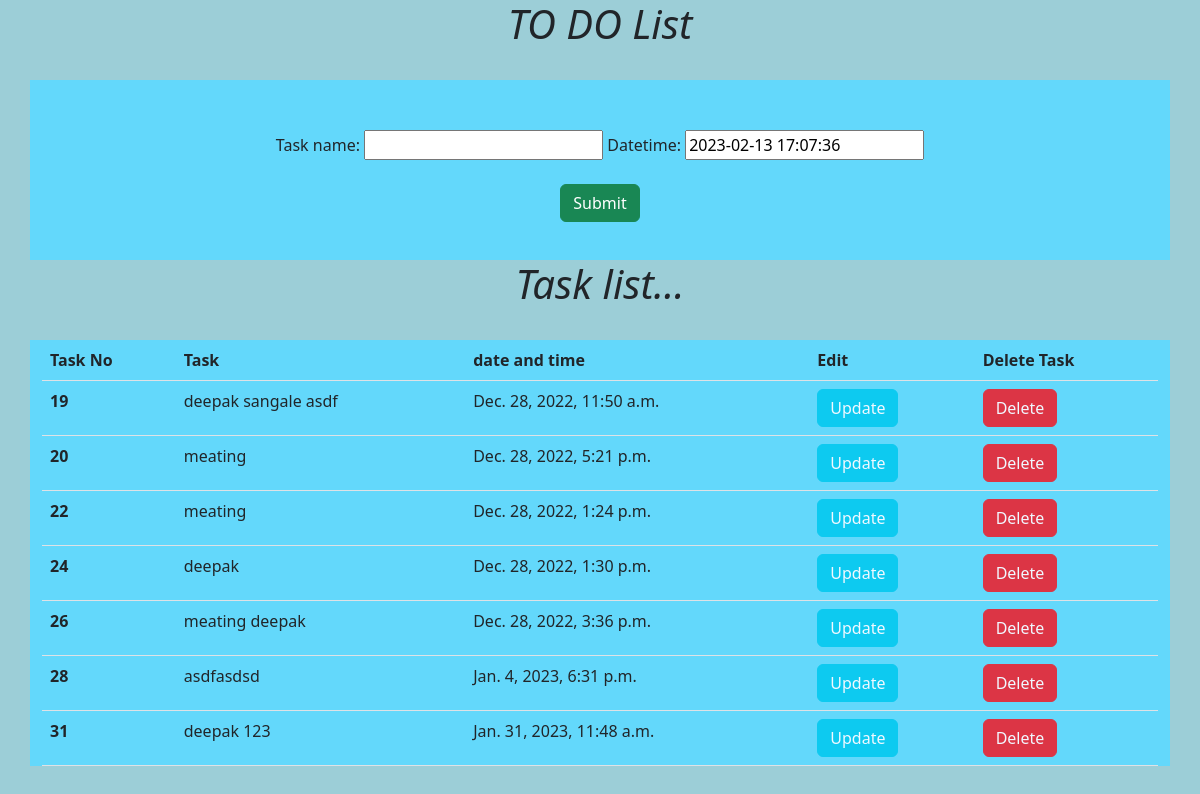
The page / on the database its author committed.
### applist/models.py (models this page shows, shortened)
class ModelClass(models.Model):
    task_name=models.CharField(max_length=100)
    datetime=models.DateTimeField(default=timezone.now)

### applist/views.py (the view)
# urls.py: path('',views.add_fun,name='add'),
def add_fun(request):
    all_task=models.ModelClass.objects.all()
    if request.POST:
        form=TaskForm(request.POST)
        if form.is_valid():
            form.save()
            return redirect(reverse('applist:add'))
    else:
        form=TaskForm()
        return render(request,'applist/add.html',context={'form':form,'all_task':all_task})

### applist/forms.py
class TaskForm(forms.ModelForm):
    class Meta():
        model=ModelClass
        fields="__all__"

### template/applist/add.html (shortened to what this page needs)
<!doctype html>
<html lang="en">
<head>
  <link href="https://cdn.jsdelivr.net/npm/bootstrap@5.2.3/dist/css/bootstrap.min.css" rel="stylesheet"
>
</head>
<body>
  <h1 align="center"> <i> TO DO List </i> </h1>
  <br>
  <div class="container task">
    <form action="" method="post">
      {% block content %}
      {{form.as_table}} <br><br>
      <input type="submit" class="btn btn-success">
      {% endblock %}
    </form>
  </div>
  <h1 align="center"><i> Task list... </i></h1>
  <br>
  <div class="container tab">
    <table class="table" >
      <thead>
        <th scope="col">Task No</th>
        <th scope="col">Task </th>
        <th scope="col"> date and time </th>
        <th scope="col">Edit</th>
        <th scope="col">Delete Task</th>
      </thead>
      {% for i in all_task %}
      <tbody>
        <tr>
          <th scope="row">{{i.id}}</th>
          <td> {{ i.task_name }}</td>
          <td> {{ i.datetime }}</td>
          <td> <button class="btn btn-info"><a href="{% url 'applist:updateform' i.id %}">Update</a></button></td>
          <td> <button class="btn btn-danger"><a href="{% url 'applist:delete' i.id %}">Delete</a></button></td>
        </tr>
      </tbody>
      {% endfor %}
    </table>
  </div>
</body>
</html>

### template/applist/add.html (style rules this page uses)
body { background-color: rgb(156, 206, 215); }
.task { background-color: rgb(99, 216, 251); text-align: center; height: 180px; padding-top: 50px; }
.tab { background-color: rgb(99, 216, 251); }
button a { text-decoration: none; color: aliceblue; }

### rows shown on the page
ModelClass: id "19", task_name "deepak sangale asdf", datetime "Dec. 28, 2022, 11:50 a.m."
ModelClass: id "20", task_name "meating", datetime "Dec. 28, 2022, 5:21 p.m."
ModelClass: id "22", task_name "meating", datetime "Dec. 28, 2022, 1:24 p.m."
ModelClass: id "24", task_name "deepak", datetime "Dec. 28, 2022, 1:30 p.m."
ModelClass: id "26", task_name "meating deepak", datetime "Dec. 28, 2022, 3:36 p.m."
ModelClass: id "28", task_name "asdfasdsd", datetime "Jan. 4, 2023, 6:31 p.m."
ModelClass: id "31", task_name "deepak 123", datetime "Jan. 31, 2023, 11:48 a.m."
